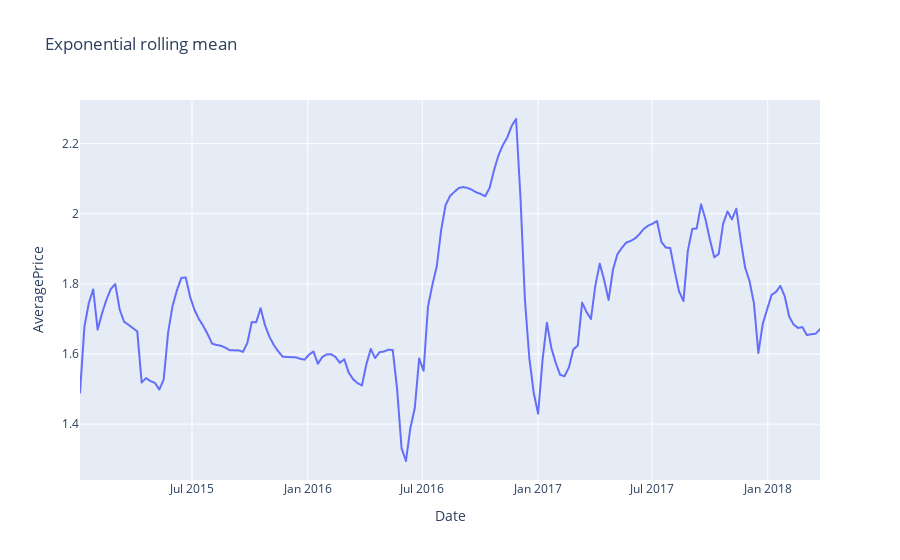

Notebook source saved alongside this figure:
### Code cell
ax_exp_rolling = avocado_full.copy(deep = True) # скопируем датафрейм в новую переменную

# Отберем только те записи, где type = organic и region = Chicago
# Перезапишем в колонку AveragePrice нового датафрейма экспоненциальное скользящее среднее

ax_exp_rolling['AveragePrice'] = ax_exp_rolling \
                                                .query('type == "organic" and region == "Chicago"') \
                                                .AveragePrice \
                                                .ewm(span = 4) \
                                                .mean()


# Построение графика

fig = px.line(ax_exp_rolling, x = ax_exp_rolling.index, y = "AveragePrice", title = 'Exponential rolling mean') 
fig.show()

### Figure 1 — Plotly figure (JSON) as saved in the notebook; plotly's stock layout.template omitted (floating-point values rounded to 4 significant figures; data arrays with more than 128 entries replaced by an {"elided": "..."} marker saying what was removed)
{"data": [{"hovertemplate": "Date=%{x}<br>AveragePrice=%{y}<extra></extra>", "legendgroup": "", "line": {"color": "#636efa", "dash": "solid"}, "marker": {"symbol": "circle"}, "mode": "lines", "name": "", "showlegend": false, "type": "scattergl", "x": {"elided": "18249 str values"}, "xaxis": "x", "y": {"elided": "18249 float values"}, "yaxis": "y"}], "layout": {"legend": {"tracegroupgap": 0}, "title": {"text": "Exponential rolling mean"}, "xaxis": {"anchor": "y", "domain": [0, 1], "title": {"text": "Date"}}, "yaxis": {"anchor": "x", "domain": [0, 1], "title": {"text": "AveragePrice"}}}}
